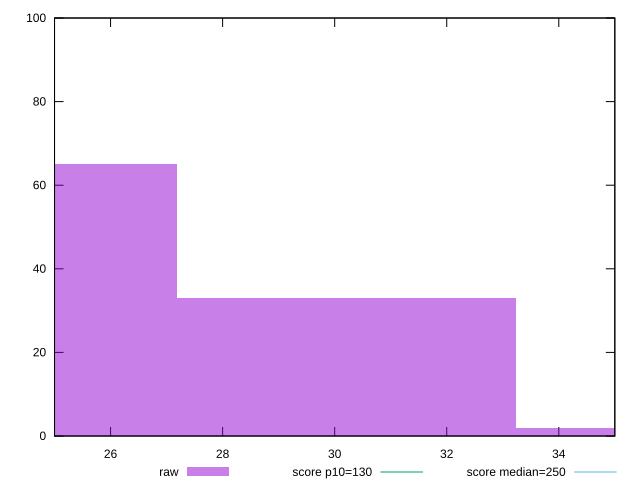

The gnuplot source for this figure:
reset

$raw <<EOF
24.172300808445957 65
30.215376010557446 33
36.25845121266894 2
EOF

set key outside below
set boxwidth 6.043075202111489
set xrange [25:35]
set yrange [0:100]
set trange [0:100]
set style fill transparent solid 0.5 noborder

set parametric
set terminal svg size 640, 490 enhanced background rgb 'white'
set output "reprap/max-potential-fid/samples/pages+cached+noadtech/raw/histogram.svg"

plot $raw title "raw" with boxes, \
     130,t title "score p10=130", \
     250,t title "score median=250"

reset
